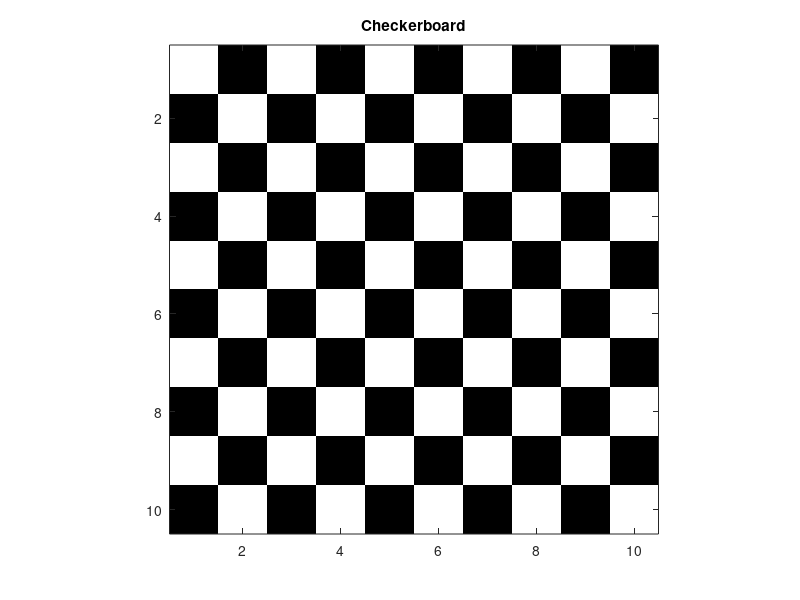
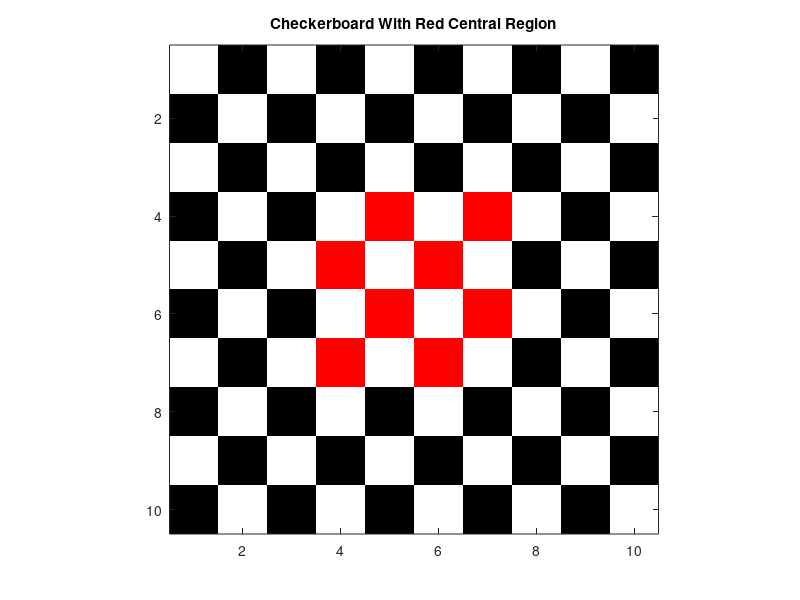

These figures' MATLAB source, in order:
% Initializing a 10x10 pixel black image
checkerBoard = zeros(10, 10, 3);

% When the row index is odd, the white square is at the odd column index
% When the row index is even, the white square is at the even column index

% Iterating through (odd, odd) pixel coordinates and setting it to white
checkerBoard(1:2:end, 1:2:end, 1:3) = 255;
% Iterating through (even, even) pixel coordinates and setting it to white
checkerBoard(2:2:end, 2:2:end, 1:3) = 255;

% Any (odd, even) or (even, odd) pixel coordinates remain as black

% Displaying the black and white checkerboard
figure();
checkerBoard = uint8(checkerBoard);
image(checkerBoard);
title('Checkerboard');
axis image;
%-------------------------------------------------------------------------------------------%
% 4x4 RED CENTRAL REGION (Rows and Columns 4 through 7)

% When the row index is odd, the red square is at the even column index
% When the row index is even, the red square is at the odd column index

% Iterating through (even, odd) pixel coordinates and setting it to red
checkerBoard(4:2:7, 5:2:7, 1) = 255;
% Iterating through (odd, even) pixel coordinates and setting it to red
checkerBoard(5:2:7, 4:2:7, 1) = 255;

% Any (even, even) or (odd, odd) pixel coordinates remain white

% Displaying the checkerboard with red central region
figure();
checkerBoard = uint8(checkerBoard);
image(checkerBoard);
title('Checkerboard With Red Central Region');
axis image;